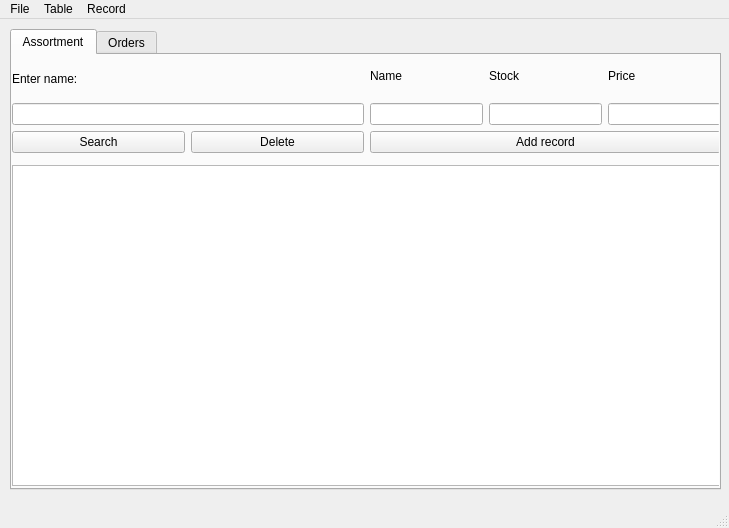
<?xml version="1.0" encoding="UTF-8"?>
<ui version="4.0">
 <class>MainWindow</class>
 <widget class="QMainWindow" name="MainWindow">
  <property name="geometry">
   <rect>
    <x>0</x>
    <y>0</y>
    <width>729</width>
    <height>528</height>
   </rect>
  </property>
  <property name="minimumSize">
   <size>
    <width>729</width>
    <height>528</height>
   </size>
  </property>
  <property name="maximumSize">
   <size>
    <width>729</width>
    <height>528</height>
   </size>
  </property>
  <property name="windowTitle">
   <string>Weed Store DB</string>
  </property>
  <property name="autoFillBackground">
   <bool>false</bool>
  </property>
  <widget class="QWidget" name="centralwidget">
   <widget class="QWidget" name="layoutWidget">
    <property name="geometry">
     <rect>
      <x>10</x>
      <y>10</y>
      <width>711</width>
      <height>461</height>
     </rect>
    </property>
    <layout class="QVBoxLayout" name="verticalLayout_2">
     <item>
      <widget class="QTabWidget" name="tabWidget">
       <property name="currentIndex">
        <number>0</number>
       </property>
       <widget class="QWidget" name="tab">
        <attribute name="title">
         <string>Assortment</string>
        </attribute>
        <widget class="QTableWidget" name="tableWidgetAssortment">
         <property name="geometry">
          <rect>
           <x>0</x>
           <y>110</y>
           <width>709</width>
           <height>321</height>
          </rect>
         </property>
        </widget>
        <widget class="QWidget" name="layoutWidget">
         <property name="geometry">
          <rect>
           <x>0</x>
           <y>0</y>
           <width>709</width>
           <height>98</height>
          </rect>
         </property>
         <layout class="QHBoxLayout" name="horizontalLayout_4">
          <item>
           <layout class="QVBoxLayout" name="verticalLayout_3">
            <item>
             <layout class="QVBoxLayout" name="verticalLayout">
              <property name="topMargin">
               <number>6</number>
              </property>
              <item>
               <widget class="QLabel" name="label">
                <property name="text">
                 <string>Enter name:</string>
                </property>
               </widget>
              </item>
              <item>
               <widget class="QLineEdit" name="nameSAssortment"/>
              </item>
             </layout>
            </item>
            <item>
             <layout class="QHBoxLayout" name="horizontalLayout">
              <item>
               <widget class="QPushButton" name="searchButtonAssortment">
                <property name="text">
                 <string>Search</string>
                </property>
               </widget>
              </item>
              <item>
               <widget class="QPushButton" name="deleteButtonAssortment">
                <property name="text">
                 <string>Delete</string>
                </property>
               </widget>
              </item>
             </layout>
            </item>
           </layout>
          </item>
          <item>
           <layout class="QVBoxLayout" name="verticalLayout_4">
            <item>
             <layout class="QHBoxLayout" name="horizontalLayout_2">
              <item>
               <widget class="QLabel" name="label_3">
                <property name="text">
                 <string>Name</string>
                </property>
               </widget>
              </item>
              <item>
               <widget class="QLabel" name="label_4">
                <property name="text">
                 <string>Stock</string>
                </property>
               </widget>
              </item>
              <item>
               <widget class="QLabel" name="label_5">
                <property name="text">
                 <string>Price</string>
                </property>
               </widget>
              </item>
             </layout>
            </item>
            <item>
             <layout class="QHBoxLayout" name="horizontalLayout_3">
              <item>
               <widget class="QLineEdit" name="nameAssortment"/>
              </item>
              <item>
               <widget class="QLineEdit" name="stockAssortment"/>
              </item>
              <item>
               <widget class="QLineEdit" name="priceAssortment"/>
              </item>
             </layout>
            </item>
            <item>
             <widget class="QPushButton" name="addButtonAssortment">
              <property name="text">
               <string>Add record</string>
              </property>
             </widget>
            </item>
           </layout>
          </item>
         </layout>
        </widget>
       </widget>
       <widget class="QWidget" name="tab_2">
        <attribute name="title">
         <string>Orders</string>
        </attribute>
        <widget class="QTableWidget" name="tableWidgetOrders">
         <property name="geometry">
          <rect>
           <x>0</x>
           <y>110</y>
           <width>709</width>
           <height>321</height>
          </rect>
         </property>
        </widget>
        <widget class="QWidget" name="layoutWidget_2">
         <property name="geometry">
          <rect>
           <x>0</x>
           <y>0</y>
           <width>709</width>
           <height>98</height>
          </rect>
         </property>
         <layout class="QHBoxLayout" name="horizontalLayout_5">
          <item>
           <layout class="QVBoxLayout" name="verticalLayout_5">
            <item>
             <layout class="QVBoxLayout" name="verticalLayout_6">
              <property name="topMargin">
               <number>6</number>
              </property>
              <item>
               <widget class="QLabel" name="label_2">
                <property name="text">
                 <string>Enter name:</string>
                </property>
               </widget>
              </item>
              <item>
               <widget class="QLineEdit" name="nameSOrders"/>
              </item>
             </layout>
            </item>
            <item>
             <layout class="QHBoxLayout" name="horizontalLayout_6">
              <item>
               <widget class="QPushButton" name="searchButtonOrders">
                <property name="text">
                 <string>Search</string>
                </property>
               </widget>
              </item>
              <item>
               <widget class="QPushButton" name="deleteButtonOrders">
                <property name="text">
                 <string>Delete</string>
                </property>
               </widget>
              </item>
             </layout>
            </item>
           </layout>
          </item>
          <item>
           <layout class="QVBoxLayout" name="verticalLayout_7">
            <item>
             <layout class="QHBoxLayout" name="horizontalLayout_7">
              <item>
               <widget class="QLabel" name="label_7">
                <property name="text">
                 <string>Item</string>
                </property>
               </widget>
              </item>
              <item>
               <widget class="QLabel" name="label_8">
                <property name="text">
                 <string>Quantity</string>
                </property>
               </widget>
              </item>
             </layout>
            </item>
            <item>
             <layout class="QHBoxLayout" name="horizontalLayout_8">
              <item>
               <widget class="QLineEdit" name="ItemOrders"/>
              </item>
              <item>
               <widget class="QLineEdit" name="QuantityOrders"/>
              </item>
             </layout>
            </item>
            <item>
             <widget class="QPushButton" name="addButtonOrders">
              <property name="text">
               <string>Add record</string>
              </property>
             </widget>
            </item>
           </layout>
          </item>
         </layout>
        </widget>
       </widget>
      </widget>
     </item>
    </layout>
   </widget>
  </widget>
  <widget class="QMenuBar" name="menubar">
   <property name="geometry">
    <rect>
     <x>0</x>
     <y>0</y>
     <width>729</width>
     <height>22</height>
    </rect>
   </property>
   <widget class="QMenu" name="menuFile">
    <property name="title">
     <string>File</string>
    </property>
    <addaction name="separator"/>
    <addaction name="actionConnect"/>
    <addaction name="actionDrop_database"/>
   </widget>
   <widget class="QMenu" name="menuTable">
    <property name="title">
     <string>Table</string>
    </property>
    <addaction name="actionClear_table"/>
    <addaction name="actionClear_all_tables"/>
   </widget>
   <widget class="QMenu" name="menuRecord">
    <property name="title">
     <string>Record</string>
    </property>
    <addaction name="actionDelete"/>
   </widget>
   <addaction name="menuFile"/>
   <addaction name="menuTable"/>
   <addaction name="menuRecord"/>
  </widget>
  <widget class="QStatusBar" name="statusbar"/>
  <action name="actionConnect">
   <property name="enabled">
    <bool>true</bool>
   </property>
   <property name="text">
    <string>Connect</string>
   </property>
   <property name="shortcut">
    <string>Ctrl+O</string>
   </property>
  </action>
  <action name="actionClear_all_tables">
   <property name="text">
    <string>Clear all tables</string>
   </property>
   <property name="shortcut">
    <string>Ctrl+Shift+Backspace</string>
   </property>
  </action>
  <action name="actionClear_table">
   <property name="text">
    <string>Clear table</string>
   </property>
   <property name="shortcut">
    <string>Ctrl+Backspace</string>
   </property>
  </action>
  <action name="actionExport_to_CSV">
   <property name="text">
    <string>Export to CSV</string>
   </property>
   <property name="shortcut">
    <string>Ctrl+E</string>
   </property>
  </action>
  <action name="actionImport_from_CSV">
   <property name="text">
    <string>Import from CSV</string>
   </property>
   <property name="shortcut">
    <string>Ctrl+I</string>
   </property>
  </action>
  <action name="actionDrop_database">
   <property name="text">
    <string>Drop database</string>
   </property>
   <property name="shortcut">
    <string>Ctrl+D</string>
   </property>
  </action>
  <action name="actionDelete">
   <property name="text">
    <string>Delete</string>
   </property>
   <property name="shortcut">
    <string>Backspace</string>
   </property>
  </action>
 </widget>
 <resources/>
 <connections/>
</ui>
